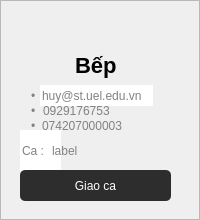
           <widget class="QFrame" name="frmEmployeeRow6">
            <property name="sizePolicy">
             <sizepolicy hsizetype="Preferred" vsizetype="Preferred">
              <horstretch>0</horstretch>
              <verstretch>0</verstretch>
             </sizepolicy>
            </property>
            <property name="minimumSize">
             <size>
              <width>0</width>
              <height>220</height>
             </size>
            </property>
            <property name="styleSheet">
             <string notr="true">#frmEmployeeRow6 {
	background-color: white;
	border-radius:4px;
	border:1px solid #E0E0E0;
}</string>
            </property>
            <property name="frameShape">
             <enum>QFrame::StyledPanel</enum>
            </property>
            <property name="frameShadow">
             <enum>QFrame::Raised</enum>
            </property>
            <widget class="QLineEdit" name="leEmployeeRow6Name">
             <property name="geometry">
              <rect>
               <x>0</x>
               <y>20</y>
               <width>191</width>
               <height>31</height>
              </rect>
             </property>
             <property name="styleSheet">
              <string notr="true">QLineEdit {
	font-family: &quot;Montserrat&quot;;
	font-size:20px;
	font-weight:none;
	background-color:transparent;
	border:1px;
}</string>
             </property>
             <property name="text">
              <string/>
             </property>
             <property name="alignment">
              <set>Qt::AlignCenter</set>
             </property>
            </widget>
            <widget class="QLineEdit" name="leEmployeeRow6Position">
             <property name="geometry">
              <rect>
               <x>70</x>
               <y>50</y>
               <width>51</width>
               <height>31</height>
              </rect>
             </property>
             <property name="styleSheet">
              <string notr="true">QLineEdit {
	font-family: &quot;Montserrat&quot;;
	font-size:22px;
	font-weight:530;
	background-color:transparent;
	border:1px;
	padding-left:3px;
}</string>
             </property>
             <property name="text">
              <string>Bếp</string>
             </property>
            </widget>
            <widget class="QLabel" name="lblEmployeeRow6Dot">
             <property name="geometry">
              <rect>
               <x>31</x>
               <y>85</y>
               <width>21</width>
               <height>21</height>
              </rect>
             </property>
             <property name="styleSheet">
              <string notr="true">QLabel {
	color: #828282;
}</string>
             </property>
             <property name="text">
              <string>•</string>
             </property>
            </widget>
            <widget class="QLineEdit" name="leEmployeeRow6Email">
             <property name="geometry">
              <rect>
               <x>40</x>
               <y>85</y>
               <width>113</width>
               <height>21</height>
              </rect>
             </property>
             <property name="styleSheet">
              <string notr="true">QLineEdit {
	border:none;
	color: #828282;
}</string>
             </property>
             <property name="text">
              <string>huy@st.uel.edu.vn</string>
             </property>
            </widget>
            <widget class="QLabel" name="lblEmployeeRow6Dot2">
             <property name="geometry">
              <rect>
               <x>31</x>
               <y>100</y>
               <width>20</width>
               <height>21</height>
              </rect>
             </property>
             <property name="styleSheet">
              <string notr="true">QLabel {
	color: #828282;
}</string>
             </property>
             <property name="text">
              <string>•</string>
             </property>
            </widget>
            <widget class="QLineEdit" name="leEmployeeRow6Phone">
             <property name="geometry">
              <rect>
               <x>41</x>
               <y>100</y>
               <width>111</width>
               <height>21</height>
              </rect>
             </property>
             <property name="styleSheet">
              <string notr="true">QLineEdit {
	border:none;
	color: #828282;
	background-color:transparent;
}</string>
             </property>
             <property name="text">
              <string>0929176753</string>
             </property>
            </widget>
            <widget class="QLineEdit" name="leEmployeeRow6Ca">
             <property name="geometry">
              <rect>
               <x>20</x>
               <y>130</y>
               <width>41</width>
               <height>41</height>
              </rect>
             </property>
             <property name="font">
              <font>
               <pointsize>9</pointsize>
              </font>
             </property>
             <property name="styleSheet">
              <string notr="true">QLineEdit {
	border:none;
	color: #828282;
}</string>
             </property>
             <property name="text">
              <string>Ca :</string>
             </property>
            </widget>
            <widget class="QPushButton" name="btnEmployeeRow6Assign">
             <property name="geometry">
              <rect>
               <x>20</x>
               <y>170</y>
               <width>151</width>
               <height>31</height>
              </rect>
             </property>
             <property name="cursor">
              <cursorShape>PointingHandCursor</cursorShape>
             </property>
             <property name="styleSheet">
              <string notr="true">QPushButton {
	font: 11pt &quot;Monteserrat&quot;;
	color: white				;
	border-radius: 5px;
	background-color: #2D2D2D; 
}</string>
             </property>
             <property name="text">
              <string>Giao ca</string>
             </property>
            </widget>
            <widget class="QPushButton" name="btnEmployeeRow6Delete">
             <property name="geometry">
              <rect>
               <x>150</x>
               <y>10</y>
               <width>31</width>
               <height>31</height>
              </rect>
             </property>
             <property name="cursor">
              <cursorShape>PointingHandCursor</cursorShape>
             </property>
             <property name="styleSheet">
              <string notr="true">QPushButton {
	background-color: transparent;
	border: none;
}
</string>
             </property>
             <property name="text">
              <string/>
             </property>
             <property name="icon">
              <iconset>
               <normaloff>C:/Administrator/Downloads/project/images/xoa.jpg</normaloff>C:/Administrator/Downloads/project/images/xoa.jpg</iconset>
             </property>
             <property name="iconSize">
              <size>
               <width>30</width>
               <height>30</height>
              </size>
             </property>
            </widget>
            <widget class="QLineEdit" name="leEmployeeRow6Shift">
             <property name="geometry">
              <rect>
               <x>50</x>
               <y>130</y>
               <width>51</width>
               <height>41</height>
              </rect>
             </property>
             <property name="font">
              <font>
               <pointsize>9</pointsize>
              </font>
             </property>
             <property name="styleSheet">
              <string notr="true">QLineEdit {
	border:none;
	color: #828282;
	background-color: transparent;
}</string>
             </property>
             <property name="text">
              <string>label</string>
             </property>
            </widget>
            <widget class="QLabel" name="lblEmployeeRow6Dot3">
             <property name="geometry">
              <rect>
               <x>31</x>
               <y>110</y>
               <width>20</width>
               <height>31</height>
              </rect>
             </property>
             <property name="styleSheet">
              <string notr="true">QLabel {
	color: #828282;
}</string>
             </property>
             <property name="text">
              <string>•</string>
             </property>
            </widget>
            <widget class="QLineEdit" name="leEmployeeRow6CCCD">
             <property name="geometry">
              <rect>
               <x>40</x>
               <y>110</y>
               <width>91</width>
               <height>31</height>
              </rect>
             </property>
             <property name="styleSheet">
              <string notr="true">QLineEdit {
	border:none;
	color: #828282;
	background-color: transparent;
}</string>
             </property>
             <property name="text">
              <string>074207000003</string>
             </property>
            </widget>
           </widget>
